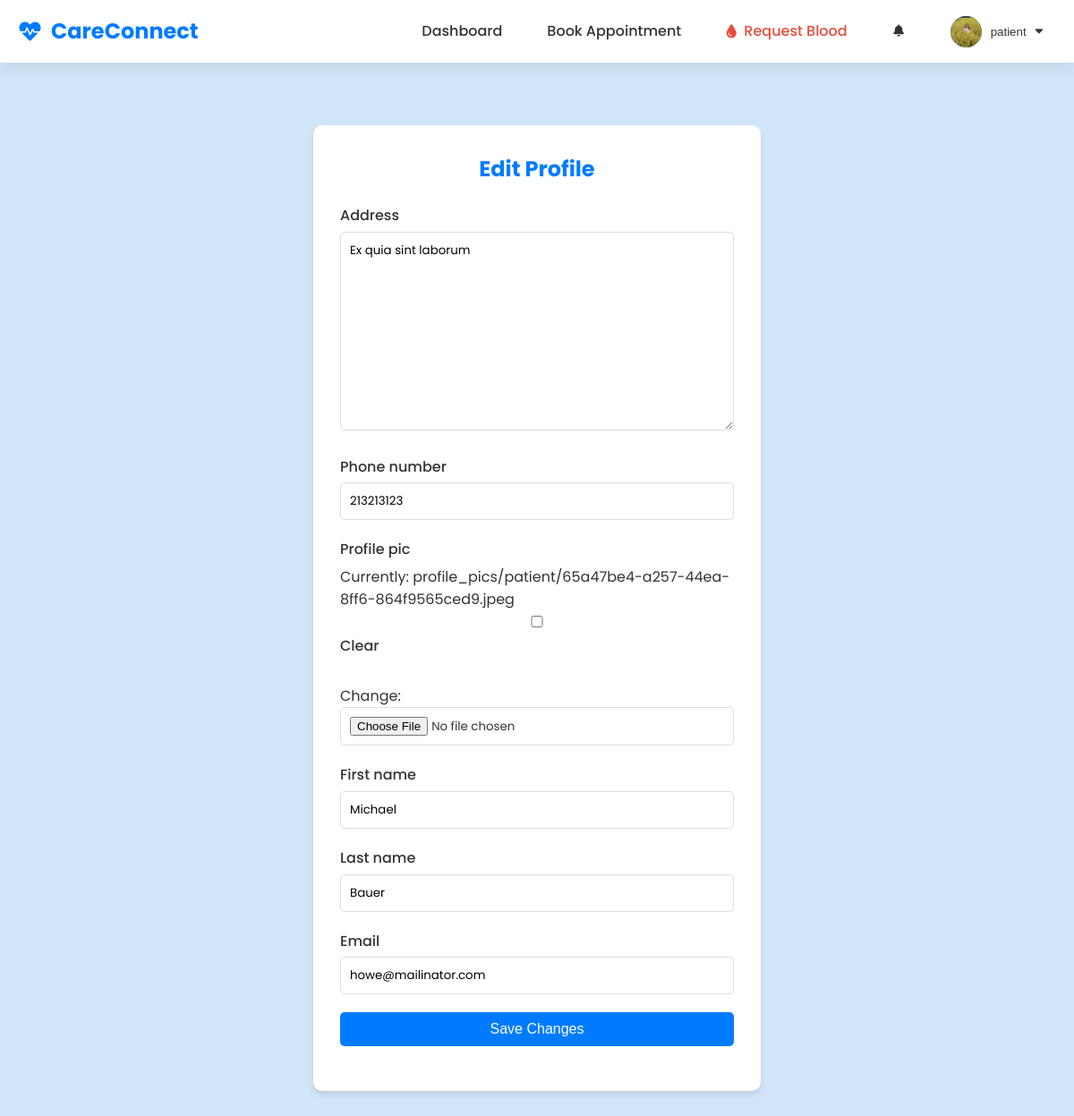
Page /patient/edit-profile/ (signed in) on the committed database.
### core/models.py (models this page shows, shortened)
class User(AbstractUser):
    is_patient = models.BooleanField(default=False)
    is_doctor = models.BooleanField(default=False)
    groups = models.ManyToManyField(
        'auth.Group',
        verbose_name='groups',
        blank=True,
        help_text='The groups this user belongs to. A user will get all permissions granted to each of their groups.',
        related_name="custom_user_set",
        related_query_name="user",
    )
    user_permissions = models.ManyToManyField(
        'auth.Permission',
        verbose_name='user permissions',
        blank=True,
        help_text='Specific permissions for this user.',
        related_name="custom_user_set",
        related_query_name="user",
    )

### patient/models.py (models this page shows, shortened)
class PatientProfile(models.Model):
    user = models.OneToOneField(settings.AUTH_USER_MODEL, on_delete=models.CASCADE, related_name='patient_profile')
    address = models.TextField()
    phone_number = models.CharField(max_length=15)
    profile_pic = models.ImageField(upload_to='profile_pics/patient/', blank=True, null=True)

### patient/views.py (the view)
# urls.py: path('edit-profile/', views.edit_profile, name='edit_doctor_profile'),
@login_required
def edit_profile(request):
    if not request.user.is_patient:
        return redirect('home')
    profile = request.user.patient_profile
    if request.method == 'POST':
        form = PatientProfileForm(request.POST, request.FILES, instance=profile)
        if form.is_valid():
            form.save()
            messages.success(request, 'Profile updated successfully!')
            return redirect('patient_dashboard')
    else:
        form = PatientProfileForm(instance=profile)
    return render(request, 'patient/edit_profile.html', {'form': form})

### patient/forms.py (shortened to what this page needs)
class PatientProfileForm(forms.ModelForm):
    class Meta:
        model = PatientProfile
    first_name = forms.CharField(max_length=30, required=False)
    last_name = forms.CharField(max_length=30, required=False)
    email = forms.EmailField(required=False)
    class Meta:
        model = PatientProfile
        fields = ['address', 'phone_number', 'profile_pic']
    def __init__(self, *args, **kwargs):
        super().__init__(*args, **kwargs)
        if self.instance and self.instance.user:
            self.fields['first_name'].initial = self.instance.user.first_name
            self.fields['last_name'].initial = self.instance.user.last_name
            self.fields['email'].initial = self.instance.user.email

### templates/patient/edit_profile.html (shortened to what this page needs)
{% extends 'base.html' %}
{% block content %}
<div class="container">
    <div class="form-container">
        <h2 style="text-align: center; margin-bottom: 20px; color: var(--primary-color);">Edit Profile</h2>
        <form method="post" enctype="multipart/form-data">
            {% for field in form %}
            <div class="form-group">
                <label for="{{ field.id_for_label }}">{{ field.label }}</label>
                {{ field }}
            </div>
            {% endfor %}
            <div class="form-group">
                <button type="submit">Save Changes</button>
            </div>
        </form>
    </div>
</div>
{% endblock %}

### templates/navbar.html (shortened to what this page needs)
<nav class="navbar">
    <div class="container">
        <a href="{% url 'home' %}" class="logo">
            <i class="fas fa-heartbeat"></i> CareConnect
        </a>
        <ul class="nav-links">
            {% if user.is_authenticated %}
            {% if user.is_patient %}
            <li><a href="{% url 'patient_dashboard' %}">Dashboard</a></li>
            <li><a href="{% url 'book_appointment' %}">Book Appointment</a></li>
            <li>
                <a href="{% url 'request_blood' %}" class="blood-bank-link">
                    <i class="fas fa-tint"></i> Request Blood
                </a>
            </li>
            {% elif user.is_doctor %}
            <li><a href="{% url 'doctor_dashboard' %}">Dashboard</a></li>
            {% elif user.is_superuser %}
            <li><a href="{% url 'admin_dashboard' %}">Admin Dashboard</a></li>
            {% endif %}
            <li class="notification-container" id="notificationContainer">
                <button class="notification-trigger" id="notificationTrigger">
                    <i class="fas fa-bell"></i>
                </button>
            </li>
            <li class="user-dropdown">
                <button class="user-trigger" id="userTrigger">
                    <span class="user-avatar">
                        {% if user.patient_profile.profile_pic %}
                        <img src="{{ user.patient_profile.profile_pic.url }}" alt="{{ user.username }}">
                        {% elif user.doctor_profile.profile_pic %}
                        <img src="{{ user.doctor_profile.profile_pic.url }}" alt="{{ user.username }}">
                        {% else %}
                        <i class="fas fa-user"></i>
                        {% endif %}
                    </span>
                    <span class="username">{{ user.username }}</span>
                    <i class="fas fa-caret-down"></i>
                </button>
            </li>
            {% endif %}
        </ul>
    </div>
</nav>

### static/css/style.css (style rules this page uses)
:root { --primary-color: #007bff; --secondary-color: #28a745; --accent-color: #17a2b8; --text-color: #333; --light-bg: #f8f9fa; --dark-bg: #343a40; --white: #ffffff; --shadow: 0 4px 6px rgba(0, 0, 0, 0.1); --transition: all 0.3s ease; --navbar-height: 70px; }
* { margin: 0; padding: 0; box-sizing: border-box; }
body { font-family: 'Poppins', sans-serif; line-height: 1.6; color: var(--text-color); background-color: var(--light-bg); display: flex; flex-direction: column; min-height: 100vh; padding-top: var(--navbar-height); }
.navbar { background-color: var(--white); box-shadow: var(--shadow); position: fixed; top: 0; left: 0; right: 0; z-index: 1000; height: var(--navbar-height); }
.navbar .container { display: flex; justify-content: space-between; align-items: center; max-width: 1200px; margin: 0 auto; padding: 0 20px; height: 100%; }
.container { max-width: 1200px; margin: 0 auto; padding: 0 20px; width: 100%; }
.form-container { max-width: 500px; margin: 30px auto; background: var(--white); padding: 30px; border-radius: 10px; box-shadow: var(--shadow); animation: fadeIn 1s ease-in-out; }
:root { --primary-color: #007bff; --secondary-color: #28a745; --accent-color: #17a2b8; --text-color: #333; --light-bg: #f8f9fa; --dark-bg: #343a40; --white: #ffffff; --shadow: 0 4px 6px rgba(0, 0, 0, 0.1); --transition: all 0.3s ease; }
body { font-family: 'Poppins', sans-serif; line-height: 1.6; color: var(--text-color); background-color: var(--light-bg); display: flex; flex-direction: column; min-height: 100vh; }
a { text-decoration: none; color: inherit; }
ul { list-style: none; }
.navbar { background-color: var(--white); box-shadow: var(--shadow); position: sticky; top: 0; z-index: 1000; }
.navbar .container { display: flex; justify-content: space-between; align-items: center; max-width: 1200px; margin: 0 auto; padding: 0 20px; }
.logo { font-size: 1.5rem; font-weight: 700; color: var(--primary-color); }
.nav-links { display: flex; gap: 20px; }
.nav-links a { font-weight: 500; transition: var(--transition); }
.container { max-width: 1200px; margin: 0 auto; padding: 0 20px; }
.form-container { max-width: 500px; margin: 50px auto; background: var(--white); padding: 30px; border-radius: 10px; box-shadow: var(--shadow); animation: fadeIn 1s ease-in-out; }
.form-group { margin-bottom: 20px; }
.form-group label { display: block; margin-bottom: 5px; font-weight: 500; }
.form-group input, .form-group select, .form-group textarea { width: 100%; padding: 10px; border: 1px solid #ddd; border-radius: 5px; font-family: inherit; }
.form-group button { width: 100%; padding: 10px; background-color: var(--primary-color); color: var(--white); border: none; border-radius: 5px; cursor: pointer; font-size: 1rem; transition: var(--transition); }

### rows in the picture
User: patient_profile.profile_pic (picture), username "patient", form "Michael" "Bauer" "howe@mailinator.com"
PatientProfile: form "Ex quia sint laborum" "213213123"

### other values in the picture
{{ field.label }} "Address" "Phone number" "Profile pic" "First name" "Last name" "Email"
